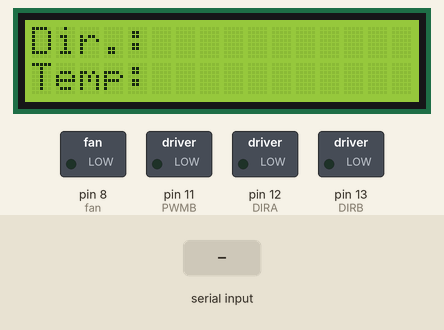
Bench run of a sketch on a simulated Arduino Uno, built with avr-gcc and run on an emulated ATmega328P. On the bench: 16×2 character LCD, switched loads named in the sketch (green lamp = pin HIGH). The test bench sets the inputs (shaded band). Pins used as bus, display or sensor lines are not drawn; what the sketch prints to the serial monitor is not drawn.

Above: at 1.2 s.
1.3 s: "f" received over Serial
4.3 s: "b" received over Serial
At 5.9 s:
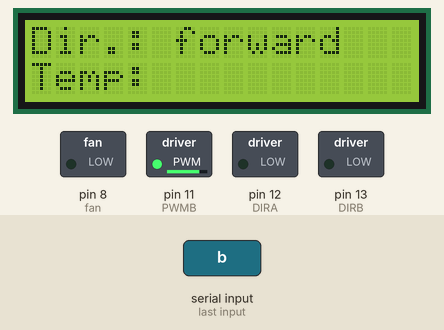
7.0 s: "r" received over Serial
At 11.0 s:
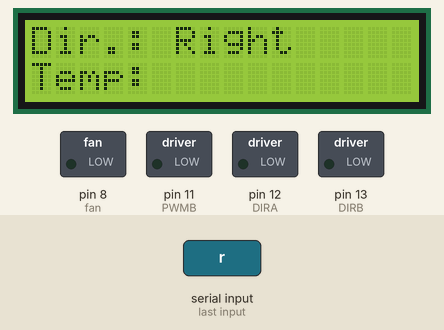
12.0 s: "l" received over Serial
At 15.4 s:
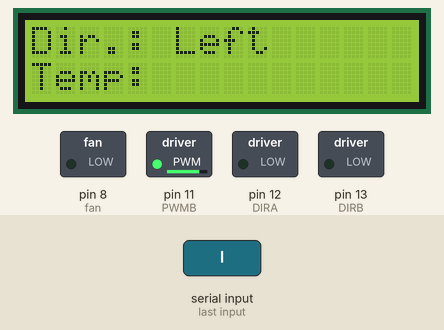
Timing chart, 0 to 16.0 s (numbered marks = the images above; inputs shaded):
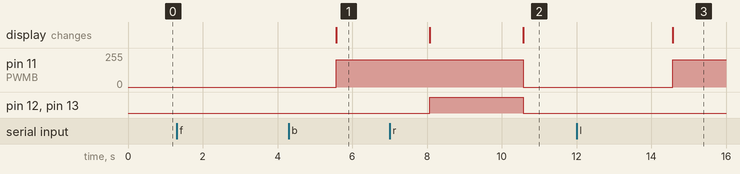

Measured:
- after the input at 1.3 s, every drawn part: stays the same
- after the input at 7.0 s, pin 11 (PWMB): 205/255 → 0/255 after 3.6 s; the display: first differs from a run without the input after 3.6 s (image 2)
- after the input at 12.0 s, pin 11 (PWMB): 0/255 → 205/255 after 2.6 s; the display: changes after 2.6 s (image 3)

The sketch:

robo.ino
```cpp
/*Created by Ricardo Torres
 *CSU San Bernardino
 *Final project for CSE 5410
 *Robot Car(Tiny Tank) is Designed to work with Arduino Uno R3.
 *ESP01_ESP8266 is used for wireless communication
 *between Arduino board and Phone Application.
 */

 /*Library used:
  * LiquidCrystal_74HC595 is used for LCD screen using a
  * shift register 74HC595.
  * DHT is used for Humiture sensor. Sensor can give
  * temperature as well as Humidity.
 */
#include <LiquidCrystal_74HC595.h>
#include <DHT.h>

//assign Humiture
#define DHTPIN 2
#define DHTTYPE DHT11
DHT dht(DHTPIN, DHTTYPE);

//assigning spin of the motor
#define CW 0
#define CCW 1
//assigning motor
#define MOTOR_A 0
#define MOTOR_B 1

//bit shift register
int latchPin = 5;
int clockPin = 6;
int dataPin = 4;
#define DS 4
#define SHCP 6
#define STCP 5
#define RS 1
#define E 2
#define D4 3
#define D5 4
#define D6 5
#define D7 6

//Thermistor
#define analogPin  A0 //the thermistor attach to
#define beta 1090 //the beta of the thermistor
#define resistance 10 //the value of the pull-up resistor

//using attached LCD screen w/ bit shift
LiquidCrystal_74HC595 lcd(DS, SHCP, STCP, RS, E, D4, D5, D6, D7); //using 595 upshift

//board assignments for motor
const byte PWMA = 3;
const byte PWMB = 11;
const byte DIRA = 12;
const byte DIRB = 13;

//speed of motors
const byte spd = 205;

//chars used for incoming commands from Phone Application
char temp[50];
char compare;

//assigning fan a pin
int fan = 8;

void setup()
{
  //set baudrate
  Serial.begin(115200);
  //shield setup for arduino motors
  setupArdumoto();
  //setup for LCD screen 16 characters long and 2 Lines
  lcd.begin(16,2);
  lcd.clear();
  lcd.setCursor(0,0);
  lcd.print("Dir.: ");
  lcd.setCursor(0,1);
  lcd.print("Temp: ");
  pinMode(fan,OUTPUT);
  //initialize humiture
  dht.begin();
}

void loop()
{
  String incoming;

 //reading phone commands to string incoming
  unsigned int length;
  do{
    if (Serial.available() > 0)
  {
    reread:
    // read the incoming byte:
    incoming = Serial.readString();
    incoming.toCharArray(temp,50);
    length = incoming.length();
  }

//read driving direction to Serial monitor
Serial.println("This is direction: ");
Serial.println(incoming);
compare = temp[length-1];
Serial.println(compare);
delay(1500);

//case statement to indicate what Tiny Tank
//should do with incoming commands.
switch (compare)
{
  case 'f':
  {
  forward();
  break;
  }
 case 'b':
  {
  reverse();
  break;
  }
 case 'r':
  {
  turnRight();
  break;
  }
 case 'l':
  {
  turnLeft();
  break;
  }
 case 's':
  {
  stopArdumoto(MOTOR_A);
  stopArdumoto(MOTOR_B);
  lcd.setCursor(7,0);
  lcd.print("stop");
  break;
  }
 default:
  {
  delay(1500);
  goto reread;
  }
}
}while(compare != 's');


//tempReading();
//humitureReading();

/*
* This Set of code is to check the fucntions of driving.
*This is to verify what direction is left and Right and
*driving functions operate as intended. Uncommment this
*section to verify vehicle is operating normally.
////////////////////////////////////////////////////////
forward();
delay(1500);
turnRight();
delay(1500);
turnLeft();
delay(1500);
reverse();
delay(1500);
stopArdumoto(MOTOR_A);
stopArdumoto(MOTOR_B);
delay(10000);
///////////////////////////////////////////////////////
//
*/
//digitalWrite(fan,HIGH);
//delay(2000);
//digitalWrite(fan,LOW);
}

//function for Humiture Sensor
void humitureReading()
{
  // Reading temperature or humidity takes about 250 milliseconds!
  // Sensor readings may also be up to 2 seconds 'old' (its a very slow sensor)
  float h = dht.readHumidity();
  // Read temperature as Celsius (the default)
  float t = dht.readTemperature();
  // Read temperature as Fahrenheit (isFahrenheit = true)
  float f = dht.readTemperature(true);

  // Check if any reads failed and exit early (to try again).
  if (isnan(h) || isnan(t) || isnan(f)) {
    Serial.println(F("Failed to read from DHT sensor!"));
    return;

  // Compute heat index in Fahrenheit (the default)
  float hif = dht.computeHeatIndex(f, h);
  // Compute heat index in Celsius (isFahreheit = false)
  float hic = dht.computeHeatIndex(t, h, false);

  Serial.print(F("Humidity: "));
  Serial.print(h);
  Serial.print(F("%  Temperature: "));
  Serial.print(t);
  Serial.print(F("°C "));
  Serial.print(f);
  Serial.print(F("°F  Heat index: "));
  Serial.print(hic);
  Serial.print(F("°C "));
  Serial.print(hif);
  Serial.println(F("°F"));
//set the cursor @ a particular position to print temperature
  lcd.setCursor(10,2);
  lcd.print(h);
}
}

//function to read temperature
void tempReading()
{
   long a =1023 - analogRead(analogPin); //read thermistor value
  Serial.print("Raw reading ");
  Serial.println(a);
  //the calculating formula of temperature
  float tempC = beta /(log((1025.0 * 10 / a - 10) / 10) + beta / 298.0) - 273.0;
  float tempF = 1.8*tempC + 32.0;
  Serial.print("Centigrade ");
  Serial.println(tempC);
  Serial.print("Fahrenheit ");
  Serial.println(tempF);
  Serial.println("");
  lcd.setCursor(6,2);
  lcd.print((int)tempF);
  lcd.print("F");
}

//intial setup of motor status
//called in initial setup only
void setupArdumoto()
{
  //set power and directions to output signals
  pinMode(PWMA, OUTPUT);
  pinMode(PWMB, OUTPUT);
  pinMode(DIRA, OUTPUT);
  pinMode(DIRB, OUTPUT);
// set all power and directions to off
  digitalWrite(PWMA, LOW);
  digitalWrite(PWMB, LOW);
  digitalWrite(DIRA, LOW);
  digitalWrite(DIRB, LOW);
}

//move robot forward
void forward()
{
  driveArdumoto(MOTOR_A, CW, spd);
  driveArdumoto(MOTOR_B, CW, spd);
    lcd.setCursor(6,0);
    Serial.println("forward");
  lcd.print("forward");
}

//move robot reverse
void reverse()
{
  driveArdumoto(MOTOR_A, CCW, spd);
  driveArdumoto(MOTOR_B, CCW, spd);
    lcd.setCursor(6,0);
    Serial.println("reverse");
  lcd.print("back     ");
}

//turn robot right
void turnRight()
{
  stopArdumoto(MOTOR_B);
  driveArdumoto(MOTOR_A, CW, spd);
    lcd.setCursor(6,0);
    Serial.println("Right");
  lcd.print("Right  ");
}

//turn robot left
void turnLeft()
{
  driveArdumoto(MOTOR_B, CW, spd);
  stopArdumoto(MOTOR_A);
    lcd.setCursor(6,0);
    Serial.println("Left");
  lcd.print("Left  ");
}

//assign robot direction and power
void driveArdumoto( byte motor, byte dir, byte spd)
{
  if (motor == MOTOR_A)
  {
    digitalWrite(DIRA, dir);
    analogWrite(PWMA, spd);
  }
  else if (motor == MOTOR_B)
  {
    digitalWrite(DIRB, dir);
    analogWrite(PWMB, spd);
  }
}

//stop motor
//stop needs to be called twice for full stop
//one time for each motor.
void stopArdumoto(byte motor)
{
  driveArdumoto(motor,0,0);
}
```
